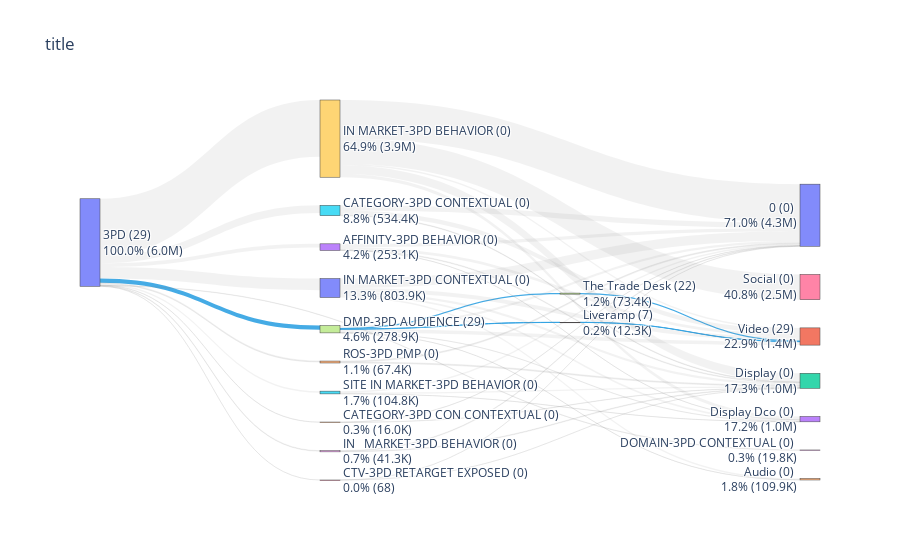

Notebook source saved alongside this figure:
### Code cell
# Fix issue with 'Audience Type Name': 'CRM-1PD\xa0CRM'
df['Audience Type Name'] = df['Audience Type Name'].str.replace('CRM-1PD\xa0CRM', 'CRM-1PD CRM')

# Get Segments Unique Counts
filtered_df = df[(df['Segment ID'] != 0) & (df['Segment ID'] != '0')]
df_lvl1_seg = filtered_df.groupby(['Audience Type'])['Segment ID'].nunique().reset_index()
df_lvl2_seg = filtered_df.groupby(['Audience Type Name'])['Segment ID'].nunique().reset_index()
df_lvl3_seg = filtered_df.groupby(['Audience Source'])['Segment ID'].nunique().reset_index()
df_lvl4_seg = filtered_df.groupby(['Display Dell Vehicle Mapped'])['Segment ID'].nunique().reset_index()
df_lvl1_seg.rename(columns={'Audience Type':'Label', 'Segment ID':'Segments'}, inplace=True)
df_lvl2_seg.rename(columns={'Audience Type Name':'Label', 'Segment ID':'Segments'}, inplace=True)
df_lvl3_seg.rename(columns={'Audience Source':'Label', 'Segment ID':'Segments'}, inplace=True)
df_lvl4_seg.rename(columns={'Display Dell Vehicle Mapped':'Label', 'Segment ID':'Segments'}, inplace=True)
segment_df = pd.concat([df_lvl1_seg, df_lvl2_seg, df_lvl3_seg, df_lvl4_seg])
######

test = df.groupby(['Audience Type', 'Audience Type Name', 'Audience Source','Display Dell Vehicle Mapped'])['Spend'].sum().reset_index()

test3 = test.groupby(['Audience Type', 'Audience Type Name', 'Audience Source','Display Dell Vehicle Mapped'])['Spend'].sum().reset_index()
test3 = test3[(test3['Audience Source'] != '0')& (test3['Audience Source'] != 0)]

test1 = test.groupby(['Audience Type','Audience Type Name'])['Spend'].sum().reset_index()
#test1 = test1[(test1['Audience Type Name'] != '0')& (test1['Audience Source'] != 0)]

test2 = test.groupby(['Audience Type','Audience Type Name','Audience Source'])['Spend'].sum().reset_index()
test2 = test2[(test2['Audience Type Name'] != '0') & (test2['Audience Source'] != 0)]

test4 = test[(test['Audience Source'] == '0') | (test['Audience Source'] != 0)].groupby(['Audience Type', 'Audience Type Name', 'Display Dell Vehicle Mapped'])['Spend'].sum().reset_index()

test1['Level'] = 1
test2['Level'] = 2
test3['Level'] = 4
test4['Level'] = 3

test1.rename(columns={'Audience Type':'Source', 'Audience Type Name':'Target', 'Spend':'Total'}, inplace=True)
test2.rename(columns={'Audience Type Name':'Source', 'Audience Source':'Target', 'Spend':'Total'}, inplace=True)
test3.rename(columns={'Audience Source':'Source', 'Display Dell Vehicle Mapped':'Target', 'Spend':'Total'}, inplace=True)
test4.rename(columns={'Audience Type Name':'Source', 'Display Dell Vehicle Mapped':'Target', 'Spend':'Total'}, inplace=True)

concat_df = pd.concat([
                       test1[['Source','Target','Total', 'Level']]
                       , test2[['Source','Target','Total', 'Level']]
                       , test3[['Source','Target','Total', 'Level']]
                        , test4[['Source','Target','Total', 'Level']]
                    ], ignore_index=True)
                    

unique_values = pd.unique(concat_df[['Source', 'Target']].values.ravel('K'))

mapping_df = pd.DataFrame({'Label': unique_values.tolist()
                                     , 'Value': [i for i in range(len(unique_values))]})


unique_values = pd.unique(concat_df[['Source', 'Target']].values.ravel('K'))
    
mapping_df = pd.DataFrame({'Label': unique_values.tolist()
                                          , 'Value': [i for i in range(len(unique_values))]})

# Replace values based on the mappings

mapped_concat_df = concat_df.copy()

mapped_concat_df['Source'] = concat_df['Source'].replace(mapping_df.set_index('Label')['Value'])
mapped_concat_df['Target'] = concat_df['Target'].replace(mapping_df.set_index('Label')['Value'])






# Create a list of columns to process
columns_to_process = ['Audience Type', 'Audience Type Name', 'Audience Source', 'Display Dell Vehicle Mapped']

# Create an empty DataFrame to store the results
result_df = pd.DataFrame()

# Loop through each column and calculate sums, percentages, and unique "Segment ID" counts
for column_name in columns_to_process:
    # Calculate sums and percentages
    grouped = df.groupby(column_name)['Spend'].sum().reset_index()
    grouped['Percentage'] = (grouped['Spend'] / grouped['Spend'].sum()) * 100
    grouped.rename(columns={column_name: 'Label'}, inplace=True)
    
    # Calculate unique "Segment ID" counts
    grouped_segment = df[(df['Segment ID'] != '0') & (df['Segment ID'] != 0)].groupby(column_name)['Segment ID'].nunique().reset_index()
    grouped_segment.rename(columns={column_name: 'Label', 'Segment ID': 'Segments'}, inplace=True)
    
    # Merge the two DataFrames
    merged_grouped = grouped.merge(grouped_segment, on='Label', how='left')
    
    # Append the result to result_df
    result_df = pd.concat([result_df, merged_grouped], axis=0, ignore_index=True)

# result_df now contains the combined results
result_df


merged_df = mapping_df.merge(result_df, on='Label', how='left')

merged_df.fillna(0,inplace=True)

merged_df['Label_x'] = (merged_df['Label'] + " (" + merged_df['Segments'].apply(format_value) + ") " +
                        "<br>" + merged_df['Percentage'].apply(lambda x: f'{x:.1f}%') +
                        " (" + merged_df['Spend'].apply(format_value) + ")")



############


# Sample data
source = mapped_concat_df['Source'].values.tolist()
target = mapped_concat_df['Target'].values.tolist()
value = mapped_concat_df['Total'].values.tolist()
labels = merged_df['Label_x'].values.tolist()

# List of colors for each link based on some condition or data
colors = generate_gray_tones(source, target)

# Create links
link = dict(source=source, target=target, value=value, color=colors)

# Create nodes
node = dict(label=labels, pad=30, thickness=20)

# Create a Sankey object
chart = go.Sankey(link=link, node=node, arrangement="snap")

# Build a figure
fig = go.Figure(chart)

# Add a title to the figure
fig.update_layout(title_text='title')

fig.show()

### Figure 1 — Plotly figure (JSON) as saved in the notebook; plotly's stock layout.template omitted (floating-point values rounded to 4 significant figures)
{"data": [{"arrangement": "snap", "link": {"color": ["rgba(128, 128, 128, 0.1)", "rgba(128, 128, 128, 0.1)", "rgba(128, 128, 128, 0.1)", "rgba(128, 128, 128, 0.1)", "rgba(128, 128, 128, 0.1)", "rgba(128, 128, 128, 0.1)", "rgba(49, 162, 227, 0.9)", "rgba(128, 128, 128, 0.1)", "rgba(128, 128, 128, 0.1)", "rgba(128, 128, 128, 0.1)", "rgba(128, 128, 128, 0.1)", "rgba(128, 128, 128, 0.1)", "rgba(128, 128, 128, 0.1)", "rgba(128, 128, 128, 0.1)", "rgba(128, 128, 128, 0.1)", "rgba(128, 128, 128, 0.1)", "rgba(128, 128, 128, 0.1)", "rgba(128, 128, 128, 0.1)", "rgba(128, 128, 128, 0.1)", "rgba(128, 128, 128, 0.1)", "rgba(128, 128, 128, 0.1)", "rgba(128, 128, 128, 0.1)", "rgba(128, 128, 128, 0.1)", "rgba(128, 128, 128, 0.1)", "rgba(49, 162, 227, 0.9)", "rgba(49, 162, 227, 0.9)", "rgba(128, 128, 128, 0.1)", "rgba(128, 128, 128, 0.1)", "rgba(128, 128, 128, 0.1)", "rgba(128, 128, 128, 0.1)", "rgba(128, 128, 128, 0.1)", "rgba(128, 128, 128, 0.1)", "rgba(128, 128, 128, 0.1)", "rgba(128, 128, 128, 0.1)", "rgba(49, 162, 227, 0.9)", "rgba(49, 162, 227, 0.9)", "rgba(128, 128, 128, 0.1)", "rgba(128, 128, 128, 0.1)", "rgba(128, 128, 128, 0.1)", "rgba(128, 128, 128, 0.1)", "rgba(128, 128, 128, 0.1)", "rgba(128, 128, 128, 0.1)", "rgba(128, 128, 128, 0.1)", "rgba(128, 128, 128, 0.1)", "rgba(128, 128, 128, 0.1)", "rgba(128, 128, 128, 0.1)", "rgba(128, 128, 128, 0.1)", "rgba(128, 128, 128, 0.1)", "rgba(128, 128, 128, 0.1)", "rgba(128, 128, 128, 0.1)", "rgba(128, 128, 128, 0.1)", "rgba(128, 128, 128, 0.1)", "rgba(128, 128, 128, 0.1)", "rgba(128, 128, 128, 0.1)", "rgba(128, 128, 128, 0.1)", "rgba(128, 128, 128, 0.1)", "rgba(128, 128, 128, 0.1)", "rgba(128, 128, 128, 0.1)", "rgba(128, 128, 128, 0.1)", "rgba(128, 128, 128, 0.1)", "rgba(128, 128, 128, 0.1)", "rgba(128, 128, 128, 0.1)", "rgba(128, 128, 128, 0.1)", "rgba(128, 128, 128, 0.1)", "rgba(128, 128, 128, 0.1)", "rgba(128, 128, 128, 0.1)", "rgba(128, 128, 128, 0.1)"], "source": [0, 0, 0, 0, 0, 0, 0, 0, 0, 0, 0, 0, 0, 0, 0, 0, 0, 1, 2, 3, 4, 5, 6, 7, 7, 7, 8, 9, 10, 11, 12, 13, 14, 15, 16, 17, 1, 2, 3, 3, 3, 4, 5, 5, 6, 6, 7, 7, 7, 7, 7, 8, 9, 9, 9, 9, 10, 10, 10, 10, 10, 11, 12, 13, 14, 15, 15], "target": [1, 2, 3, 4, 5, 6, 7, 18, 8, 19, 9, 10, 11, 12, 13, 14, 15, 20, 20, 20, 20, 20, 20, 20, 16, 17, 20, 20, 20, 20, 20, 20, 20, 20, 21, 21, 22, 22, 22, 23, 21, 22, 22, 21, 22, 21, 24, 25, 22, 23, 21, 22, 22, 23, 26, 21, 24, 22, 23, 26, 21, 22, 22, 22, 22, 22, 23], "value": [0, 0, 253100.0, 16040.0, 534400.0, 67.78, 278900.0, 19810.0, 41340.0, 0, 3921000.0, 803900.0, 0, 0, 0, 67360.0, 104800.0, 0, 0, 227500.0, 16040.0, 355800.0, 67.78, 166600.0, 12280.0, 73350.0, 41340.0, 2665000.0, 651400.0, 0, 0, 0, 67360.0, 94790.0, 12280.0, 73350.0, 0, 0, 46660.0, 3544.0, 177300.0, 16040.0, 39670.0, 316100.0, 67.78, 0, 2166.0, 0, 0, 13310.0, 236700.0, 41340.0, 591300.0, 225900.0, 1749000.0, 99230.0, 107800.0, 149800.0, 119400.0, 0, 274400.0, 0, 0, 0, 67360.0, 88710.0, 6078.0]}, "node": {"label": ["3PD (29) <br>100.0% (6.0M)", "ABM-3PD AUDIENCE (0) <br>0.0% (0)", "AFFINITY-3PD   BEHAVIOR (0) <br>0.0% (0)", "AFFINITY-3PD BEHAVIOR (0) <br>4.2% (253.1K)", "CATEGORY-3PD CON CONTEXTUAL (0) <br>0.3% (16.0K)", "CATEGORY-3PD CONTEXTUAL (0) <br>8.8% (534.4K)", "CTV-3PD RETARGET EXPOSED (0) <br>0.0% (68)", "DMP-3PD AUDIENCE (29) <br>4.6% (278.9K)", "IN   MARKET-3PD BEHAVIOR (0) <br>0.7% (41.3K)", "IN MARKET-3PD BEHAVIOR (0) <br>64.9% (3.9M)", "IN MARKET-3PD CONTEXTUAL (0) <br>13.3% (803.9K)", "LAL-3PD BEHAVIOR (0) <br>0.0% (0)", "Lapsed User-3PD BEHAVIOR (0) <br>0.0% (0)", "PIXEL-3PD LAL (0) <br>0.0% (0)", "ROS-3PD PMP (0) <br>1.1% (67.4K)", "SITE IN MARKET-3PD BEHAVIOR (0) <br>1.7% (104.8K)", "Liveramp (7) <br>0.2% (12.3K)", "The Trade Desk (22) <br>1.2% (73.4K)", "DOMAIN-3PD CONTEXTUAL (0) <br>0.3% (19.8K)", "IN  MARKET-3PD CONTEXTUAL (0) <br>0.0% (0)", "0 (0) <br>71.0% (4.3M)", "Video (29) <br>22.9% (1.4M)", "Display (0) <br>17.3% (1.0M)", "Display Dco (0) <br>17.2% (1.0M)", "Audio (0) <br>1.8% (109.9K)", "CTV (0) <br>0.0% (0)", "Social (0) <br>40.8% (2.5M)"], "pad": 30, "thickness": 20}, "type": "sankey"}], "layout": {"title": {"text": "title"}}}
